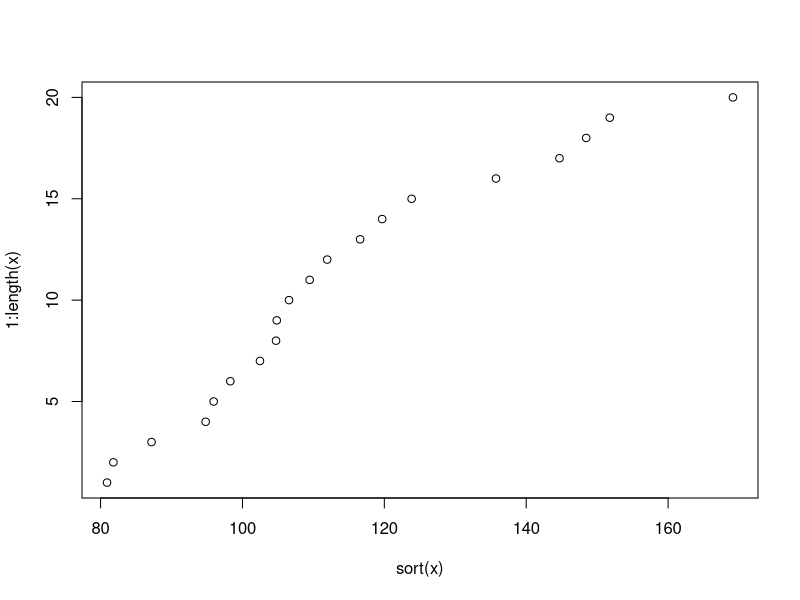

This chart was generated by the following R code:
x<-c(169.14353,135.73850,102.46566,80.91151,148.45425,144.68948,
	106.56257,104.83559,94.81216,109.47048,95.94150,123.84673,
	87.18401,104.73420,111.94364,119.69467,151.77627,81.80692,116.58660,
	98.28933)
plot(sort(x),1:length(x))


##Incorporate everything into 1 code and run n iterations
## set the initial guesses for the distribution parameters
mu_1 <- 100
mu_2 <- 120
sd_1<-sqrt(20)
sd_2<-sqrt(25)
## as well as the latent variable parameters
tau_1 <- 0.3
tau_2 <- 1-tau_1 
for( i in 1:12 ) {
  ## Given the observed data, as well as the distribution parameters,
  ## what are the latent variables?
  T_1 <- tau_1 * dnorm( x, mean=mu_1 ,sd=sd_1 )
  T_2 <- tau_2 * dnorm( x, mean=mu_2 ,sd=sd_2 )
  P_1 <- T_1 / (T_1 + T_2)
  P_2 <- T_2 / (T_1 + T_2) ## note: P_2 = 1 - P_1
  tau_1 <- mean(P_1)
  tau_2 <- mean(P_2)
  ## Given the observed data, as well as the latent variables,
  ## what are the population parameters
  mu_1 <- sum( P_1 * x ) / sum(P_1)
  mu_2 <- sum( P_2 * x ) / sum(P_2)
  print( c(mu_1, mu_2, mean(P_1)) )}


x<-c(4.1,2.2,3.9,7.1,6.2)
y<-c(0,1,0,1,1)
NR<-function(x,y,theta)
 {eps<-1e-6
  d<-1
  thetahat<-theta
  while(d>eps)
    {eta<-theta*x
     U<-sum(x*y)-sum(x*exp(eta)/(1+exp(eta)))
     I<-sum(x^2*exp(eta)/(1+exp(eta))^2)
     thetanew<-theta+(U/I)
     d<-abs(thetanew-theta)
     theta<-thetanew
     thetahat<-c(thetahat,theta)}
return(thetahat)}

